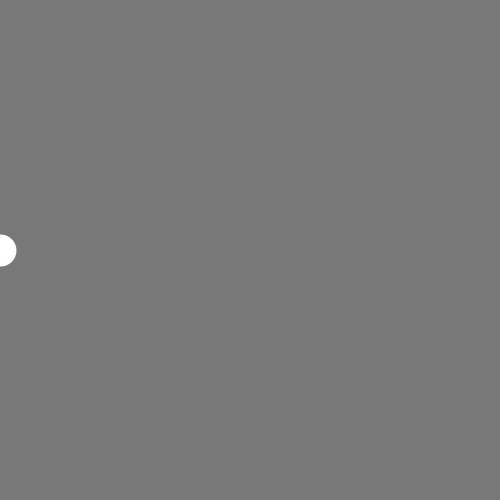
Frame 1 (no input)
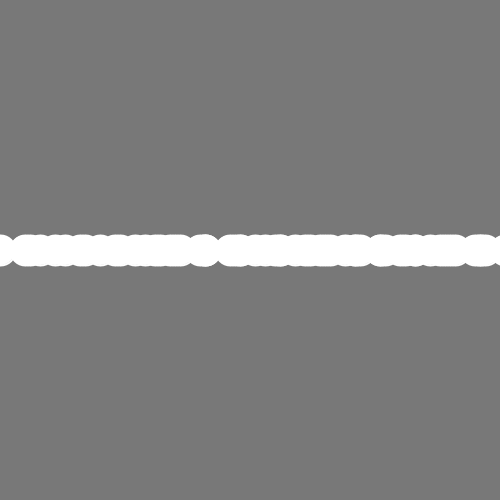
Frame 60 (the mouse pressed at the canvas centre just before this capture)
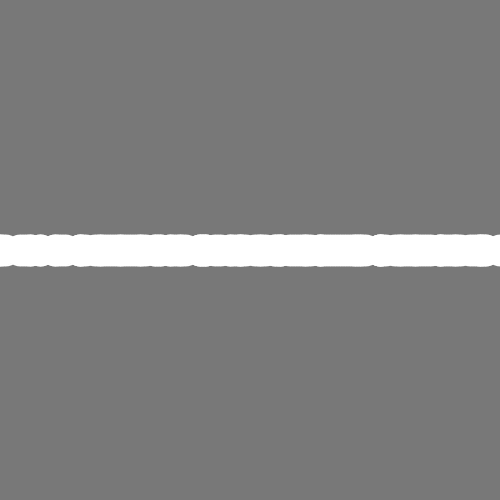
Frame 120 (the mouse held since frame 60 and released just before this capture)

The Processing sketch that drew these frames (run headless with seeded random() and noise(); from frame 60 on, the mouse is pressed at the canvas centre):

// Processing sketch: ball_acc
// ── ball_acc.pde
void setup()
{
  size(500,500);
  stroke(255,255);
  strokeWeight(2);
  background(120);
    
}
int l=500, b=500, i=0, r=30, j=40;
  
void draw()
{
  
   clear();
   ellipse(i,b/2,r,r);
   i=i+j;
   if(i>l-1)
   {
     j=j-5;
      j=-j;
   }
   if(i<0)
   {
     j=j+5;
     j=-j;
   }   
}
  
 
  
